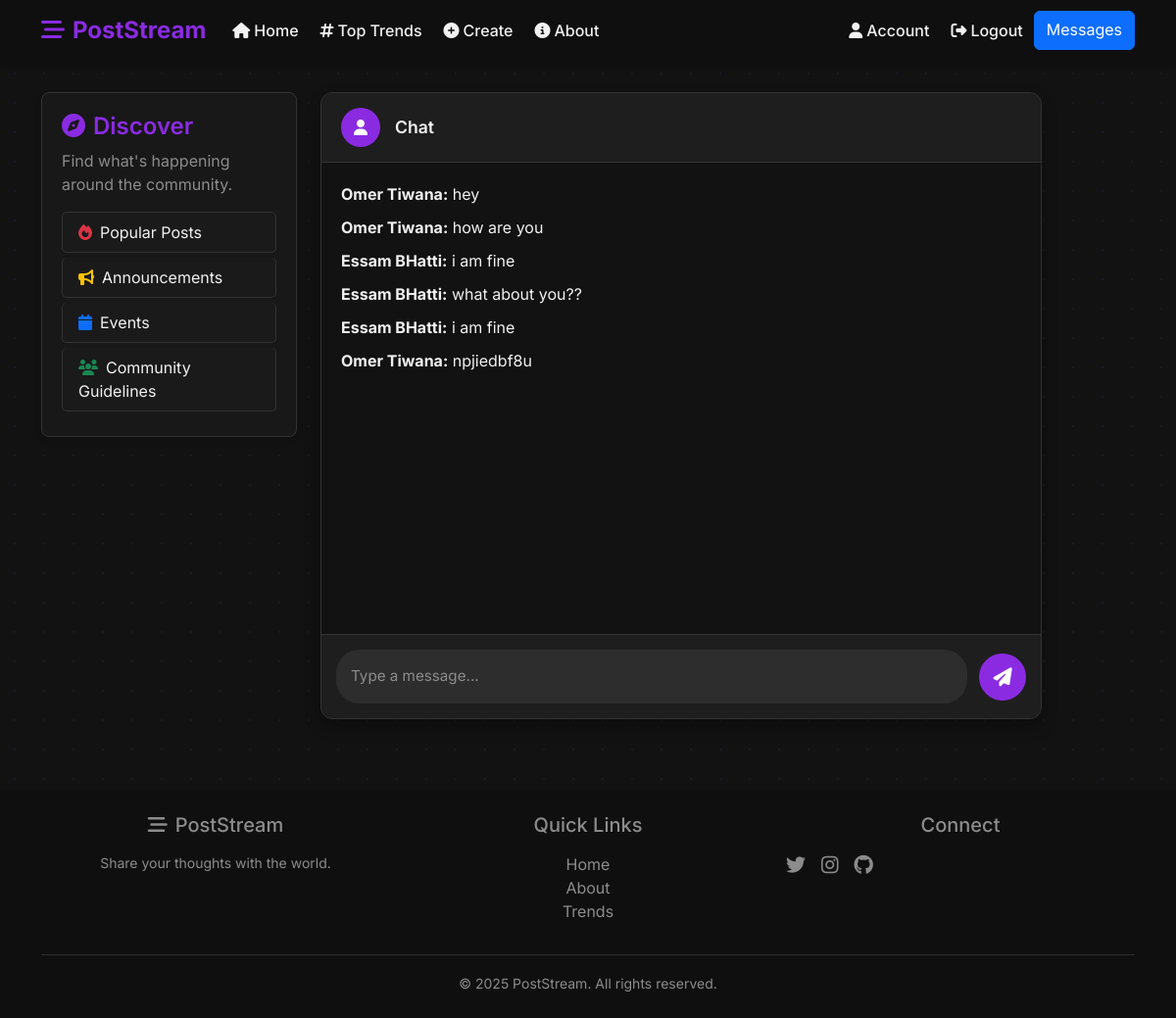
Page /chat/5 (signed in) on the committed database.
### flaskblog/models.py (models this page shows, shortened)
class Messages(db.Model):
    id = db.Column(db.Integer, primary_key=True)
    sender_id = db.Column(db.Integer, db.ForeignKey('user.id'), nullable=False)
    receiver_id = db.Column(db.Integer, db.ForeignKey('user.id'), nullable=False)
    content = db.Column(db.Text, nullable=False)
    timestamp = db.Column(db.DateTime, default=datetime.utcnow)
    sender = db.relationship('User', foreign_keys=[sender_id])
    receiver = db.relationship('User', foreign_keys=[receiver_id])

class User(db.Model,UserMixin):
    id = db.Column( db.Integer, primary_key=True )
    username = db.Column( db.String(20), nullable=False, unique=True)
    email = db.Column( db.String(120), nullable=False, unique=True)
    about = db.Column( db.String(500), nullable=True, default = ' ')
    image_file = db.Column( db.String(20), nullable=False, default='default.jpg')
    password = db.Column( db.String(60), nullable=False)
    is_confirmed = db.Column(db.Boolean, default=False)
    posts = db.relationship( 'Posts', backref='author', lazy=True ,  cascade="all, delete")
    liked = db.relationship('Posts', secondary=likes,backref=db.backref('likers', lazy='dynamic'), lazy='dynamic')

### flaskblog/routes.py (the view)
@app.route('/chat/<int:user_id>')
@login_required
def chat(user_id):
    messages = Messages.query.filter(
        ((Messages.sender_id == current_user.id) & (Messages.receiver_id == user_id)) |
        ((Messages.sender_id == user_id) & (Messages.receiver_id == current_user.id))
    ).order_by(Messages.timestamp.asc()).all()
    return render_template('chat.html', user_id=user_id, messages=messages, current_user=current_user)

### flaskblog/models.py (called while the page is built)
@login_manager.user_loader
def load_user(user_id):
    return User.query.get(int(user_id))

### flaskblog/templates/chat.html (shortened to what this page needs)
{% extends "layout.html" %}
{% block content %}
<div class="chat-container">
    <div class="chat-header">
        <div class="user-info">
            <div class="user-avatar">
                <i class="fas fa-user"></i>
            </div>
            <div class="user-name">
                Chat
            </div>
        </div>
    </div>
    <div id="chat-box" class="chat-box">
        {% for msg in messages %}
            <div class="message">
                <strong>{{ msg.sender.username }}:</strong> {{ msg.content }}
            </div>
        {% endfor %}
    </div>
    <div class="input-container">
        <div class="input-wrapper">
            <input type="text" id="message-input" class="message-input" placeholder="Type a message..." />
        </div>
        <button class="send-btn" onclick="sendMessage()">
            <i class="fas fa-paper-plane"></i>
        </button>
    </div>
</div>
{% endblock %}

### flaskblog/static/main.css (style rules this page uses)
:root { --dark-bg: #121212; --dark-card: #1e1e1e; --dark-input: #2d2d2d; --accent-primary: #8a2be2; --accent-secondary: #5f27cd; --accent-info: #00d2d3; --accent-success: #00b894; --accent-warning: #fdcb6e; --accent-danger: #ff6b6b; --text-primary: #f1f1f1; --text-secondary: #b3b3b3; --text-muted: #8c8c8c; --border-color: #333333; }
body { background-color: var(--dark-bg); color: var(--text-primary); font-family: 'Inter', -apple-system, BlinkMacSystemFont, 'Segoe UI', Roboto, Oxygen, Ubuntu, sans-serif; }
body::before { content: ""; position: fixed; top: 0; left: 0; height: 100%; width: 100%; background-image: radial-gradient(rgba(138, 43, 226, 0.1) 1px, transparent 1px); background-size: 30px 30px; z-index: -1; }
.user-avatar { transition: all 0.3s ease; }

### flaskblog/templates/chat.html (style rules this page uses)
.chat-container { display: flex; flex-direction: column; height: 80vh; max-width: 800px; margin: 0 auto; background-color: var(--dark-card); border-radius: 12px; overflow: hidden; box-shadow: 0 8px 16px rgba(0, 0, 0, 0.3); border: 1px solid var(--border-color); }
.chat-header { display: flex; justify-content: space-between; align-items: center; padding: 15px 20px; background-color: rgba(30, 30, 30, 0.9); border-bottom: 1px solid var(--border-color); }
.user-info { display: flex; align-items: center; }
.user-avatar { width: 40px; height: 40px; border-radius: 50%; background-color: var(--accent-primary); display: flex; align-items: center; justify-content: center; margin-right: 15px; color: white; }
.user-name { font-weight: 600; font-size: 1.1rem; color: var(--text-primary); }
.chat-box { flex: 1; overflow-y: auto; padding: 20px; display: flex; flex-direction: column; gap: 10px; background-color: var(--dark-bg); }
.input-container { display: flex; align-items: center; padding: 15px; background-color: rgba(30, 30, 30, 0.9); border-top: 1px solid var(--border-color); }
.input-wrapper { flex: 1; display: flex; align-items: center; background-color: var(--dark-input); border-radius: 24px; padding: 8px 15px; margin-right: 12px; }
.message-input { flex: 1; background: transparent; border: none; outline: none; color: var(--text-primary); font-size: 0.95rem; padding: 8px 0; }
.message-input::placeholder { color: var(--text-muted); }
.send-btn { width: 48px; height: 48px; border-radius: 50%; background-color: var(--accent-primary); color: white; border: none; display: flex; align-items: center; justify-content: center; cursor: pointer; transition: all 0.3s ease; }
.send-btn i { font-size: 1.2rem; }

### rows in the picture
Messages: sender.username "Omer Tiwana", content "hey"
Messages: sender.username "Omer Tiwana", content "how are you"
Messages: sender.username "Essam BHatti", content "i am fine"
Messages: sender.username "Essam BHatti", content "what about you??"
Messages: sender.username "Essam BHatti", content "i am fine"
Messages: sender.username "Omer Tiwana", content "npjiedbf8u"
